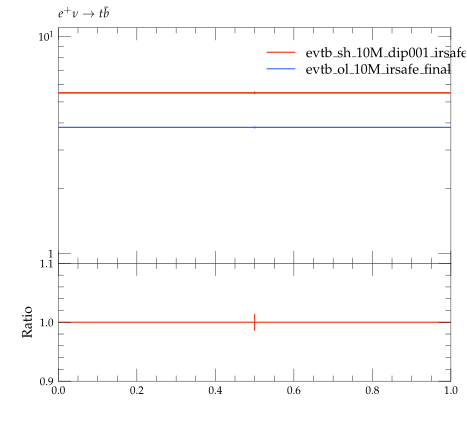

Here is the Python script that generated this plot:
#! /usr/bin/env python

# This Python script was auto-generated using YODA v2.0.0.
# Analysis object: /evtb/incCut6
# Timestamp: 16-04-2024 (14:02:27)

import matplotlib as mpl
import matplotlib.pyplot as plt
mpl.use('Agg') # comment out for interactive use
import os
import numpy as np

plotDir = os.path.split(os.path.realpath(__file__))[0]
if 'YODA_USER_PLOT_PATH' in globals():
    plot_outdir = globals()['YODA_USER_PLOT_PATH']
else:
    plot_outdir = plotDir

#plot style
plt.style.use(os.path.join(plotDir, '../default.mplstyle'))
# plot metadata
figW, figH = plt.rcParams['figure.figsize']
ax_xLabel = r''
ax_yLabel = r''
ax_title  = r'$e^+ \nu \to t \bar b$'
ax_xScale = 'linear'
ax_yScale = 'log'
xLims = (0.0, 1.0)
yLims = (0.9, 11.0)

# TeX-friendly labels for the legend
labels = [ r"evtb\_sh\_10M\_dip001\_irsafe\_final", r"evtb\_ol\_10M\_irsafe\_final" ]

# Create figure and axis objects
fig, (ax, ratio0_ax) = plt.subplots(2, 1, sharex=True,
                  figsize=(figW,figH), gridspec_kw={'height_ratios': (2, 1)})
ratio0_ax.yaxis.set_major_locator(mpl.ticker.MultipleLocator(0.1))
ratio0_ax.set_ylim(0.9, 1.1)
ratio0_ax.set_ylabel('Ratio')

# LineColor map: curve index -> color
linecolors = {0: '#EE3311', 1: '#3366FF'}
# the numerical data is stored in a separate file
dataf = dict()
prefix = os.path.split(__file__)[0]
if prefix:    prefix = prefix + '/'
exec(open(prefix+'incCut6__data.py').read(), dataf)


legend_handles = [] # keep track of handles for the legend

# style options for curves
# starts at zorder>=5 to draw curve on top of legend
styles = {
  'curve0': {
    'color' : linecolors[0],
    'linestyle' : '-',
    'marker' : 'o',
    'zorder' : 5,
    'histstyle' : True,
  },
  'curve1': {
    'color' : linecolors[1],
    'linestyle' : '-',
    'marker' : 'o',
    'zorder' : 6,
    'histstyle' : True,
  },
}
# curve from input yoda files in main panel
for label in dataf['yvals'].keys():
    if all(np.isnan(v) for v in dataf['yvals'][label]):
        continue
    tmp = None
    if styles[label]['histstyle']: # draw as histogram
        tmp, = ax.plot(dataf['xedges'], dataf['yedges'][label],
                       color=styles[label]['color'],
                       linestyle=styles[label]['linestyle'],
                       drawstyle='steps-pre', solid_joinstyle='miter',
                       zorder=styles[label]['zorder'], label=label)
        ax.errorbar(dataf['xpoints'], dataf['yvals'][label], color=styles[label]['color'],
                    xerr=dataf['xerrs'], yerr=[dataf['ydowns'][label], dataf['yups'][label]],
                    linestyle='none', zorder=styles[label]['zorder'])
    else: # draw as scatter
        tmp = ax.errorbar(dataf['xpoints'], dataf['yvals'][label],
                          xerr=dataf['xerrs'],
                          yerr=[ dataf['ydowns'][label],
                          dataf['yups'][label] ],
                          fmt=styles[label]['marker'],
                          ecolor=styles[label]['color'],
                          color=styles[label]['color'], zorder=2)
        tmp[-1][0].set_linestyle(styles[label]['linestyle'])
    legend_handles += [tmp]
    for varLabel in dataf['variation_yvals'].keys():
        if varLabel.startswith(label):
            tmp, = ax.plot(dataf['xedges'], dataf['variation_yvals'][varLabel],
                           color=styles[label]['color'],
                           linestyle=styles[label]['linestyle'],
                           drawstyle='steps-pre', solid_joinstyle='miter',
                           zorder=styles[label]['zorder'], alpha=0.5)


# plots on ratio panel
# curve from input yoda files in ratio panel
for label, yvals in dataf['ratio0_yvals'].items():
    if all(np.isnan(v) for v in yvals):
        continue
    if styles[label]['histstyle']: # plot as histogram
        ratio0_ax.plot(dataf['xedges'], yvals,
                       color=styles[label]['color'],
                       linestyle=styles[label]['linestyle'],
                       drawstyle='steps-pre', zorder=1,
                       solid_joinstyle='miter')
        ratio0_ax.vlines(dataf['xpoints'],
                         dataf['ratio0_ymin'][label],
                         dataf['ratio0_ymax'][label],
                         color=styles[label]['color'], zorder=1)
    else: # plot as scatter
        tmp = ratio0_ax.errorbar(dataf['xpoints'],
                                 yvals, xerr=dataf['xerrs'],
                                 yerr=dataf['ratio0_yerrs'][label],
                                 fmt=styles[label]['marker'],
                                 ecolor=styles[label]['color'],
                                 color=styles[label]['color'])
        tmp[-1][0].set_linestyle(styles[label]['linestyle'])

    for varlabel in dataf['ratio0_variation_vals'].keys():
        if varlabel.startswith(label):
            ratio0_ax.plot(dataf['xedges'],
                            dataf['ratio0_variation_vals'][varlabel],
                            color=styles[label]['color'],
                            linestyle=styles[label]['linestyle'],
                            drawstyle='steps-pre', solid_joinstyle='miter',
                            zorder=1, alpha=0.5)

legend_pos = (0.5, 0.97)
ax.legend(legend_handles, labels, loc='upper left', bbox_to_anchor=legend_pos)

# set plot metadata as defined above
ratio0_ax.set_xlabel(ax_xLabel)
ratio0_ax.xaxis.set_label_coords(1., -.15)
ax.set_ylabel(ax_yLabel, loc='top')
ax.set_title(ax_title, loc='left')
ax.set_xscale(ax_xScale)
ax.set_yscale(ax_yScale)
ax.set_xlim(xLims)
ax.set_ylim(yLims)

# tick formatting
plt.rcParams['xtick.top'] = True
plt.rcParams['ytick.right'] = True
ax.yaxis.set_major_locator(mpl.ticker.LogLocator(base=10.0, numticks=np.inf))
ax.yaxis.set_minor_locator(mpl.ticker.LogLocator(
                           base=10.0, subs=np.arange(0.1, 1, 0.1), numticks=np.inf))
fig.align_ylabels((ax, ratio0_ax))
plt.savefig(os.path.join(plot_outdir, 'incCut6.pdf'), format='PDF')
plt.savefig(os.path.join(plot_outdir, 'incCut6.png'), format='PNG')

plt.close(fig)
